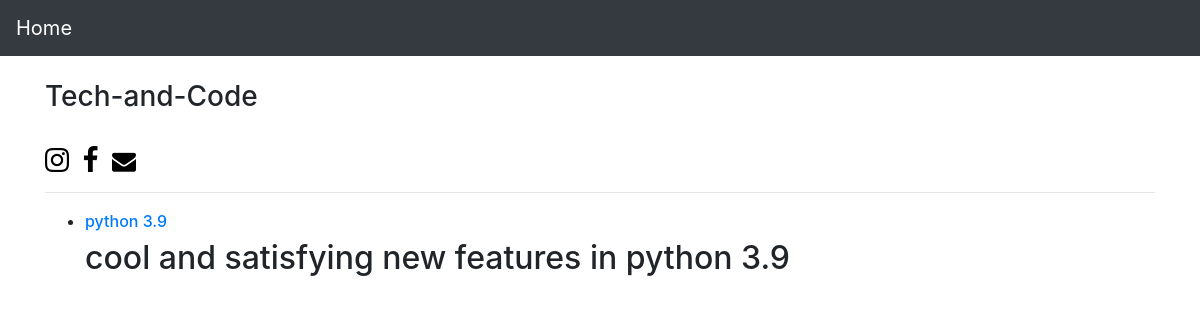
Before: / with the older database file.
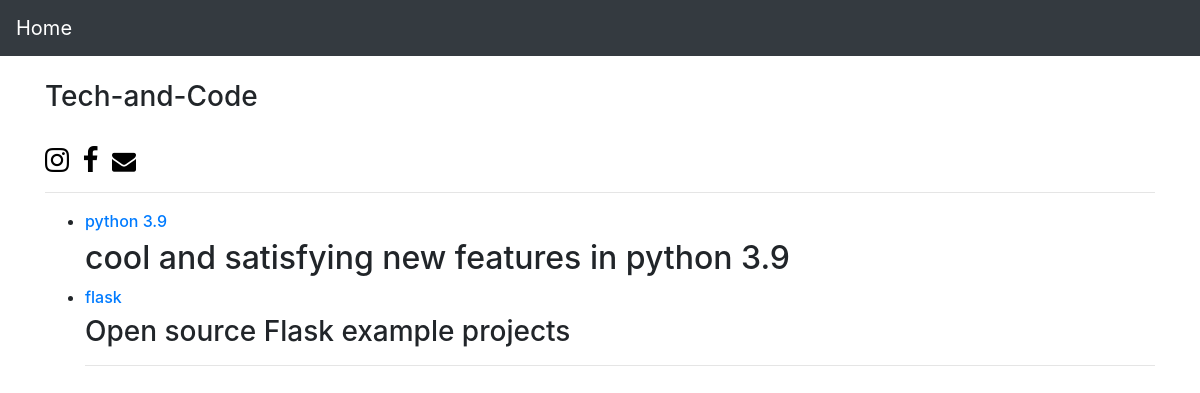
After: the same page with the newer database file.
### blogg/models.py (models this page shows, shortened)
class Post(models.Model):
    author = models.ForeignKey(User, on_delete=models.CASCADE,null=True)
    title=models.CharField(max_length=100)
    date=models.DateTimeField(auto_now_add=True)
    content=models.TextField()
    tags=TaggableManager()

### blogg/views.py (the view)
# urls.py: 2. Add a URL to urlpatterns:  path('', views.home, name='home')
class home(ListView):
    model = Post
    template_name = "blogg/home.html"

### blogg/templates/blogg/home.html (shortened to what this page needs)
<!DOCTYPE html>
{% extends 'blogg/base.html' %}
{% block content %}
<br/>
<link rel="stylesheet" href="https://cdnjs.cloudflare.com/ajax/libs/font-awesome/4.7.0/css/font-awesome.min.css">
<centre><h3>Tech-and-Code</h3></centre><br>
<a href="#"><i class="fa fa-instagram" style="font-size:28px;color:black"></i></a>
&nbsp;<a href="#">&nbsp;<i class="fa fa-facebook" style="font-size:28px;color:black"></i></a>
&nbsp;&nbsp;<a href="#"><i class="fa fa-envelope" style="font-size:24px;color:black"></i></a>
<hr>
<ul>
    {% for post in object_list %}
    <li> <h6><a href="{% url 'detail' post.pk %}">{{ post.title }}</a> </h6>
    {{ post.content| slice:":50"|safe}}</li>
    {% endfor %}
</ul>
</body>
</html>
{% endblock %}

### blogg/templates/blogg/base.html (shortened to what this page needs)
<!doctype html>
<html lang="en">
  <head>
    <link rel="stylesheet" href="https://stackpath.bootstrapcdn.com/bootstrap/4.5.2/css/bootstrap.min.css">
  </head>
  <body>
  <nav class="navbar navbar-expand-lg navbar-dark bg-dark">
  <a class="navbar-brand" href="{% url 'home' %}">Home</a>
</nav>
  <div class="container">
    {% block content %}
    {% endblock %}
  </body>
</html>

Changed rows visible on the page:
added Post: title "flask", content "Open source Flask example projects"
